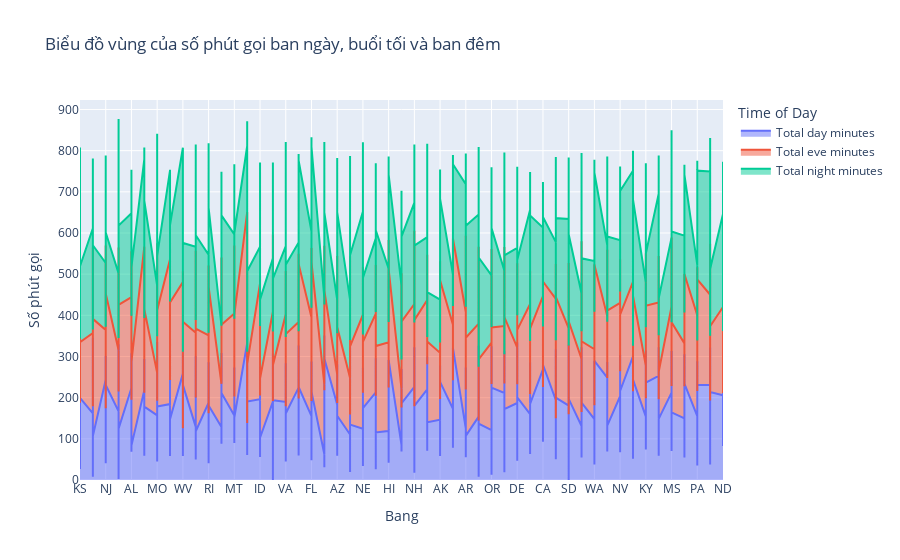

Notebook code cell kept with this figure:
### Code cell
df4 = tele.melt(id_vars=['State'], value_vars=['Total day minutes', 'Total eve minutes', 'Total night minutes'],
                    var_name='Time of Day', value_name='Minutes')

# Create an area chart
fig = px.area(df4, x='State', y='Minutes', color='Time of Day',
              title='Biểu đồ vùng của số phút gọi ban ngày, buổi tối và ban đêm',
              labels={'Minutes': 'Số phút gọi', 'State': 'Bang'})

# Show the plot
fig.show()

### Figure 1 — Plotly figure (JSON) as saved in the notebook; plotly's stock layout.template omitted (floating-point values rounded to 4 significant figures; data arrays with more than 128 entries replaced by an {"elided": "..."} marker saying what was removed)
{"data": [{"fillpattern": {"shape": ""}, "hovertemplate": "Time of Day=Total day minutes<br>Bang=%{x}<br>Số phút gọi=%{y}<extra></extra>", "legendgroup": "Total day minutes", "line": {"color": "#636efa"}, "marker": {"symbol": "circle"}, "mode": "lines", "name": "Total day minutes", "orientation": "v", "showlegend": true, "stackgroup": "1", "type": "scatter", "x": {"elided": "3333 str values"}, "xaxis": "x", "y": {"elided": "3333 float values"}, "yaxis": "y"}, {"fillpattern": {"shape": ""}, "hovertemplate": "Time of Day=Total eve minutes<br>Bang=%{x}<br>Số phút gọi=%{y}<extra></extra>", "legendgroup": "Total eve minutes", "line": {"color": "#EF553B"}, "marker": {"symbol": "circle"}, "mode": "lines", "name": "Total eve minutes", "orientation": "v", "showlegend": true, "stackgroup": "1", "type": "scatter", "x": {"elided": "3333 str values"}, "xaxis": "x", "y": {"elided": "3333 float values"}, "yaxis": "y"}, {"fillpattern": {"shape": ""}, "hovertemplate": "Time of Day=Total night minutes<br>Bang=%{x}<br>Số phút gọi=%{y}<extra></extra>", "legendgroup": "Total night minutes", "line": {"color": "#00cc96"}, "marker": {"symbol": "circle"}, "mode": "lines", "name": "Total night minutes", "orientation": "v", "showlegend": true, "stackgroup": "1", "type": "scatter", "x": {"elided": "3333 str values"}, "xaxis": "x", "y": {"elided": "3333 float values"}, "yaxis": "y"}], "layout": {"legend": {"title": {"text": "Time of Day"}, "tracegroupgap": 0}, "title": {"text": "Biểu đồ vùng của số phút gọi ban ngày, buổi tối và ban đêm"}, "xaxis": {"anchor": "y", "domain": [0, 1], "title": {"text": "Bang"}}, "yaxis": {"anchor": "x", "domain": [0, 1], "title": {"text": "Số phút gọi"}}}}
